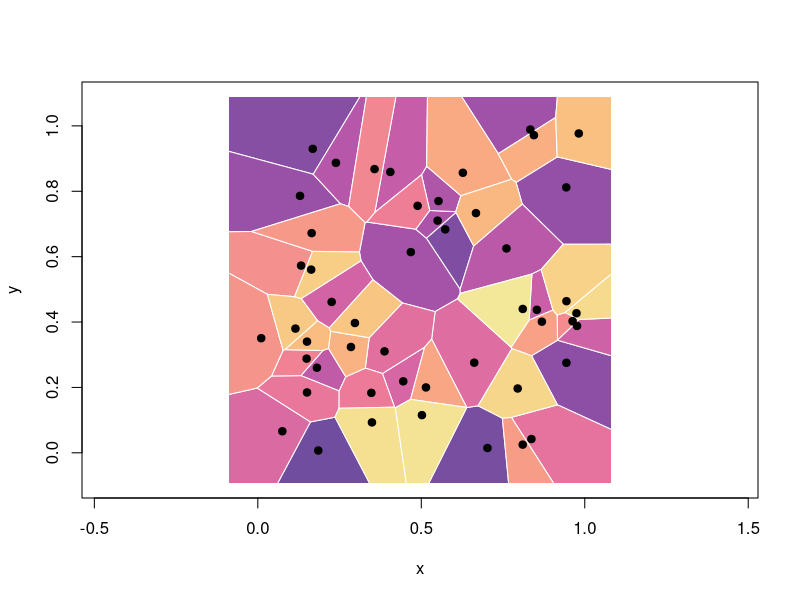
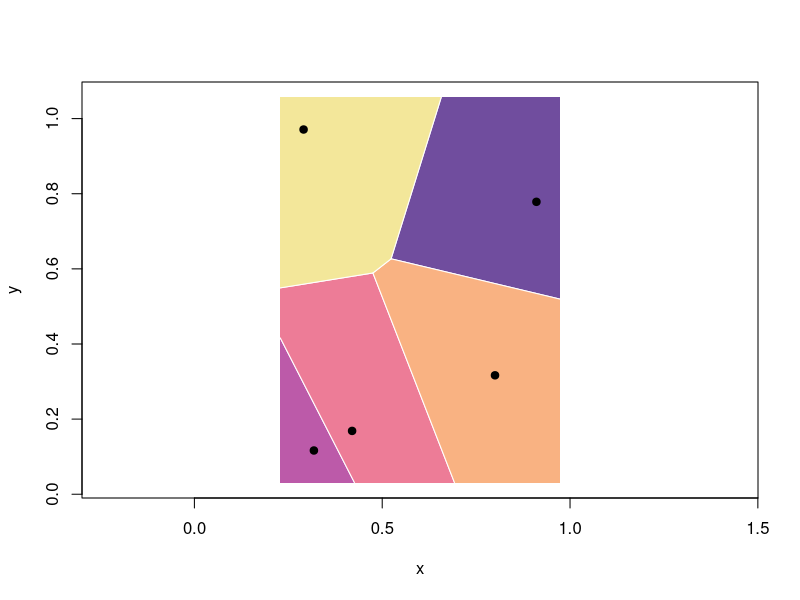

Source code (R) for these figures, in order:
# install.packages("deldir")
library(deldir)

set.seed(2)
x <- runif(50)
y <- runif(50)
z <- rnorm(50)

tesselation <- deldir(x, y)
tiles <- tile.list(tesselation)

plot(tiles, pch = 19,
     border = "white",fillcol = hcl.colors(50, "Sunset"))


max(tesselation$summary$del.area)
which.max(tesselation$summary$del.area)

# Data
set.seed(1532)
x <- runif(5)
y <- runif(5)
z <- rnorm(5)

# Calculate Voronoi Tesselation and tiles
tesselation <- deldir(x, y)
tiles <- tile.list(tesselation)

plot(tiles, pch = 19,
     border = "white",fillcol = hcl.colors(5, "Sunset"))
z

tesselation$summary$del.area
tesselation$summary$del.area%*%z
z
tesselation$summary$del.area
mean(z)
tesselation$summary$del.area%*%z/sum(tesselation$summary$del.area)
